Frame 1 (no input): blank canvas, image omitted
Frame 60 (the mouse pressed at the canvas centre just before this capture): blank canvas, image omitted
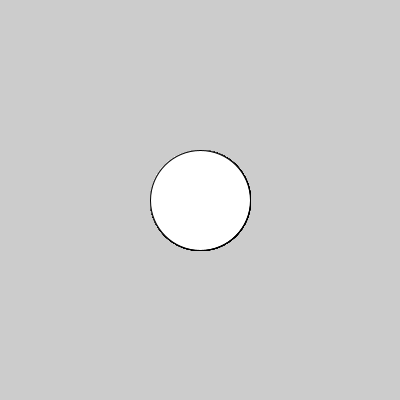
Frame 120 (the mouse held since frame 60 and released just before this capture)

The Processing sketch whose frames 1 and 60 were blank and that drew this single picture after the mouse press (run headless with seeded random() and noise(); from frame 60 on, the mouse is pressed at the canvas centre):

// Processing sketch: condicional_3
// ── condicional_3.pde
float tam;
color miColor;
float posX, posY;

void setup() {
  size(400, 400);
  tam = 100;
  miColor = color(255);
}

void draw() {
  posX = mouseX;
  posY = mouseY;

  fill(miColor);
  if (mousePressed) {
    ellipse(posX, posY, tam, tam);
  }
}

void keyPressed() {
  if (key == '1') {
    tam = 10;
    miColor = color(255,0,0);
  } else if (key == '2') {
    tam = 200;
    miColor = color(0,255,255);
  } else {
    miColor = color(255);
    tam = 100;
  }
}
